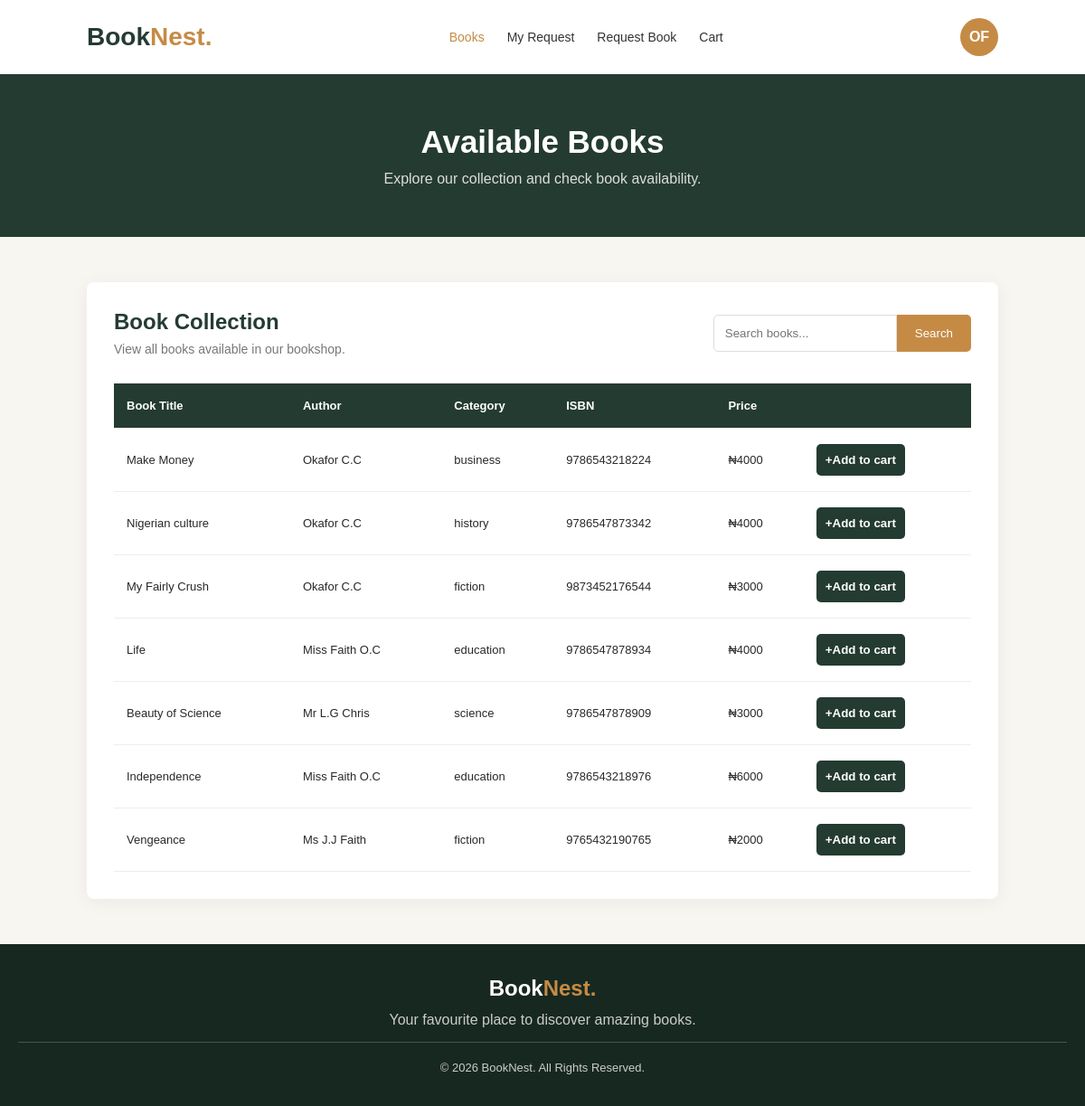
Page /books/book (signed in) on the committed database.
### books/models.py (models this page shows, shortened)
class Book(models.Model):
    category_choice = [
        ('fiction', 'fiction'),
        ('science', 'science'),
        ('technology', 'technology'),
        ('education', 'education'),
        ('business', 'business'),
        ('history', 'history')
    ]
    title = models.CharField()
    author = models.CharField()
    isbn = models.CharField(unique = True)
    category = models.CharField( choices = category_choice)
    publisher = models.CharField()
    year = models.CharField()
    price = models.IntegerField()
    quantity = models.IntegerField(default = 0)
    date_added = models.DateTimeField(auto_now_add = True)
    date_updated = models.DateTimeField(auto_now_add = True)

### books/views.py (the view)
# urls.py: path('book', views.books, name="book"),
@login_required
def books(request):
    books = Book.objects.all().order_by('-date_added')
    context = {
        'books': books
    }
    return render(request, "books.html", context)

### books/templates/books.html (shortened to what this page needs)
{% load static %}
<!DOCTYPE html>
<html lang="en">
<head>
    <link rel="stylesheet" href="{% static 'css/books.css' %}">
</head>
<body>
    <header>
        <nav class="navbar">
            <h2 class="logo">Book<span>Nest.</span></h2>
            <ul class="nav-links">
                <li><a href="/books/book" class="active">Books</a></li>
                <li><a href="/bookrequests/my-request">My Request</a></li>
                <li><a href="/bookrequests/request-form">Request Book</a></li>
                <li><a href="/carts/cart">Cart</a></li>
            </ul>
            <div class="account-menu">
                <button type="button" class="profile-button">
                    <span class="profile-initials">
                        {% if request.user.first_name or request.user.last_name %}
                            {{ request.user.first_name|first|upper }}{{ request.user.last_name|first|upper }}
                        {% else %}
                            {{ request.user.username|first|upper }}
                        {% endif %}
                    </span>
                </button>
            </div>
        </nav>
    </header>
    <main>
        <section class="page-heading">
            <h1>Available Books</h1>
            <p>Explore our collection and check book availability.</p>
        </section>
        <section class="table-section">
            <div class="table-header">
                <div>
                    <h2>Book Collection</h2>
                    <p>View all books available in our bookshop.</p>
                </div>
                <form action="{% url 'booklist' %}" method="get">
                    <div class="search-box">
                      <input type="text" name="search" placeholder="Search books..." value="{{ query }}">
                      <button type="submit">Search</button>
                    </div>
                </form>
            </div>
            <div class="table-container">
                <table>
                    <thead>
                        <tr>
                            <th>Book Title</th>
                            <th>Author</th>
                            <th>Category</th>
                            <th>ISBN</th>
                            <th>Price</th>
                            <th></th>
                        </tr>
                    </thead>
                    <tbody>
                        {% for book in books %}
                        <tr>
                            <td>{{book.title}}</td>
                            <td>{{book.author}}</td>
                            <td>{{book.category}}</td>
                            <td>{{book.isbn}}</td>
                            <td>₦{{book.price}}</td>
                            <td>
                                <form method="POST"
                                      action="{% url 'add_to_cart' book.id %}">
                                    <button type="submit" onclick="Myquantity()" id="btn">
                                        +Add to cart
                                    </button>
                                </form>
                            </td>
                        </tr>
                        {% endfor %}
                    </tbody>
                </table>
            </div>
        </section>
    </main>
    <footer>
        <h2>Book<span>Nest.</span></h2>
        <p>Your favourite place to discover amazing books.</p>
        <p class="copyright">© 2026 BookNest. All Rights Reserved.</p>
    </footer>
</body>
</html>

### books/static/css/books.css (style rules this page uses)
* { margin: 0; padding: 0; box-sizing: border-box; font-family: Arial, sans-serif; }
html, body { min-height: 100%; }
main { flex: 1; width: 100%; }
body { background: #f8f6f1; color: #292929; display: flex; flex-direction: column; min-height: 100vh; }
header { background: white; padding: 20px 8%; box-shadow: 0 2px 10px rgba(0,0,0,0.05); }
.navbar { display: flex; justify-content: space-between; align-items: center; }
.logo { color: #243b32; font-size: 28px; }
.logo span, footer h2 span { color: #c58b45; }
.navbar ul { display: flex; list-style: none; gap: 25px; }
.navbar ul a { text-decoration: none; color: #333; font-size: 14px; }
.navbar ul a:hover, .navbar ul a.active { color: #c58b45; }
.account-menu { position: relative; display: inline-block; }
.profile-button { border: none; background: none; cursor: pointer; }
.profile-initials { width: 42px; height: 42px; border-radius: 50%; background: #c58b45; color: white; display: flex; justify-content: center; align-items: center; font-size: 16px; font-weight: bold; }
.page-heading { background: #243b32; text-align: center; padding: 55px 20px; color: white; }
.page-heading h1 { font-size: 35px; margin-bottom: 12px; }
.page-heading p { color: #ddd; }
.table-section { margin: 50px 8%; background: white; padding: 30px; border-radius: 8px; box-shadow: 0 3px 20px rgba(0,0,0,0.06); }
.table-header { display: flex; justify-content: space-between; align-items: center; gap: 20px; margin-bottom: 30px; }
.table-header h2 { color: #243b32; margin-bottom: 8px; }
.table-header p { color: #777; font-size: 14px; }
.search-box { display: flex; }
.search-box input { padding: 12px; border: 1px solid #ddd; outline: none; border-radius: 5px 0 0 5px; }
.search-box button { background: #c58b45; color: white; padding: 12px 20px; border: none; border-radius: 0 5px 5px 0; cursor: pointer; }
.table-container { width: 100%; overflow-x: auto; }
table { width: 100%; border-collapse: collapse; min-width: 850px; }
thead { background: #243b32; color: white; }
th, td { padding: 17px 14px; text-align: left; border-bottom: 1px solid #eee; font-size: 13px; white-space: nowrap; }
#btn { border: none; padding: 10px; background-color: #243b32; font-weight: bold; color: white; border-radius: 5px; cursor: pointer; }
footer { background: #172820; color: white; text-align: center; padding: 35px 20px; }
footer h2 { margin-bottom: 12px; }
footer p { color: #ccc; margin-bottom: 15px; }
.copyright { border-top: 1px solid #45564c; padding-top: 20px; margin-bottom: 0; font-size: 13px; }

### rows in the picture
Book: title "Make Money", author "Okafor C.C", category "business", isbn "9786543218224", price "4000"
Book: title "Nigerian culture", author "Okafor C.C", category "history", isbn "9786547873342", price "4000"
Book: title "My Fairly Crush", author "Okafor C.C", category "fiction", isbn "9873452176544", price "3000"
Book: title "Life", author "Miss Faith O.C", category "education", isbn "9786547878934", price "4000"
Book: title "Beauty of Science", author "Mr L.G Chris", category "science", isbn "9786547878909", price "3000"
Book: title "Independence", author "Miss Faith O.C", category "education", isbn "9786543218976", price "6000"
Book: title "Vengeance", author "Ms J.J Faith", category "fiction", isbn "9765432190765", price "2000"

### other values in the picture
{{ request.user.first_name|first|upper }} "O"
{{ request.user.last_name|first|upper }} "F"
